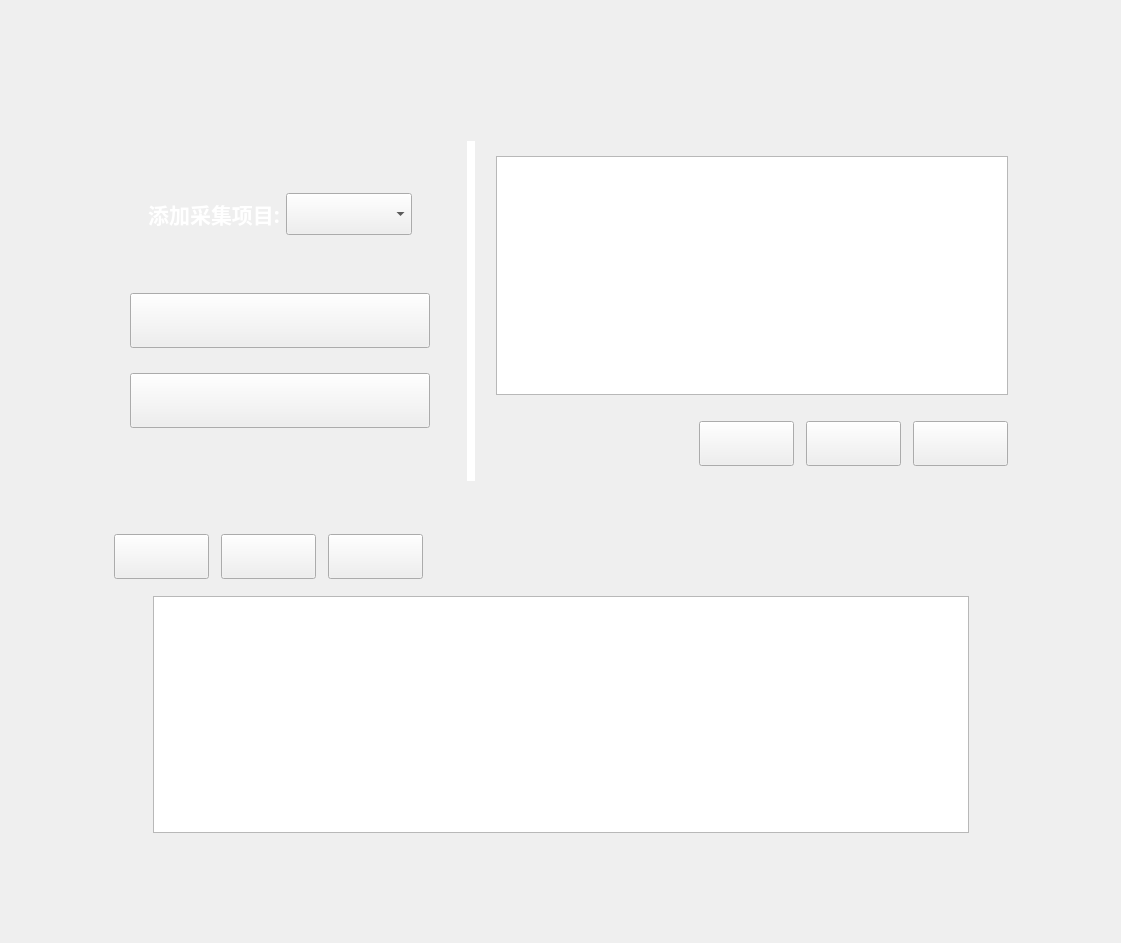
<?xml version="1.0" encoding="UTF-8"?>
<ui version="4.0">
 <class>Form_dataCollect</class>
 <widget class="QWidget" name="Form_dataCollect">
  <property name="geometry">
   <rect>
    <x>0</x>
    <y>0</y>
    <width>1121</width>
    <height>943</height>
   </rect>
  </property>
  <property name="windowTitle">
   <string>Form</string>
  </property>
  <layout class="QGridLayout" name="gridLayout_2" rowstretch="1,12,1">
   <property name="verticalSpacing">
    <number>0</number>
   </property>
   <item row="0" column="0">
    <layout class="QHBoxLayout" name="horizontalLayout_2">
     <item>
      <spacer name="horizontalSpacer_5">
       <property name="orientation">
        <enum>Qt::Horizontal</enum>
       </property>
       <property name="sizeHint" stdset="0">
        <size>
         <width>40</width>
         <height>20</height>
        </size>
       </property>
      </spacer>
     </item>
     <item>
      <widget class="QLabel" name="label_collect_title">
       <property name="minimumSize">
        <size>
         <width>474</width>
         <height>76</height>
        </size>
       </property>
       <property name="maximumSize">
        <size>
         <width>474</width>
         <height>76</height>
        </size>
       </property>
       <property name="text">
        <string/>
       </property>
       <property name="alignment">
        <set>Qt::AlignBottom|Qt::AlignHCenter</set>
       </property>
       <property name="margin">
        <number>0</number>
       </property>
      </widget>
     </item>
     <item>
      <spacer name="horizontalSpacer_2">
       <property name="orientation">
        <enum>Qt::Horizontal</enum>
       </property>
       <property name="sizeHint" stdset="0">
        <size>
         <width>40</width>
         <height>20</height>
        </size>
       </property>
      </spacer>
     </item>
    </layout>
   </item>
   <item row="1" column="0">
    <layout class="QGridLayout" name="gridLayout" rowstretch="1,1" columnstretch="1,12,1">
     <property name="topMargin">
      <number>45</number>
     </property>
     <property name="horizontalSpacing">
      <number>0</number>
     </property>
     <property name="verticalSpacing">
      <number>20</number>
     </property>
     <item row="0" column="1">
      <widget class="QWidget" name="widget_param" native="true">
       <property name="acceptDrops">
        <bool>false</bool>
       </property>
       <property name="autoFillBackground">
        <bool>false</bool>
       </property>
       <property name="styleSheet">
        <string notr="true"/>
       </property>
       <layout class="QGridLayout" name="gridLayout_5" columnstretch="2,0,3">
        <item row="0" column="0">
         <layout class="QVBoxLayout" name="verticalLayout_3" stretch="1,2">
          <item>
           <layout class="QHBoxLayout" name="horizontalLayout_5" stretch="0,1,2,0">
            <property name="spacing">
             <number>6</number>
            </property>
            <property name="leftMargin">
             <number>9</number>
            </property>
            <property name="rightMargin">
             <number>9</number>
            </property>
            <item>
             <spacer name="horizontalSpacer_13">
              <property name="orientation">
               <enum>Qt::Horizontal</enum>
              </property>
              <property name="sizeHint" stdset="0">
               <size>
                <width>40</width>
                <height>20</height>
               </size>
              </property>
             </spacer>
            </item>
            <item>
             <widget class="QLabel" name="label">
              <property name="font">
               <font>
                <family>宋体</family>
                <pointsize>16</pointsize>
                <weight>75</weight>
                <bold>true</bold>
               </font>
              </property>
              <property name="styleSheet">
               <string notr="true">color: rgb(255, 255, 255);</string>
              </property>
              <property name="text">
               <string>添加采集项目:</string>
              </property>
              <property name="alignment">
               <set>Qt::AlignCenter</set>
              </property>
             </widget>
            </item>
            <item>
             <widget class="QComboBox" name="comboBox">
              <property name="minimumSize">
               <size>
                <width>0</width>
                <height>40</height>
               </size>
              </property>
              <property name="font">
               <font>
                <family>宋体</family>
                <pointsize>18</pointsize>
                <weight>50</weight>
                <bold>false</bold>
               </font>
              </property>
             </widget>
            </item>
            <item>
             <spacer name="horizontalSpacer_12">
              <property name="orientation">
               <enum>Qt::Horizontal</enum>
              </property>
              <property name="sizeHint" stdset="0">
               <size>
                <width>40</width>
                <height>20</height>
               </size>
              </property>
             </spacer>
            </item>
           </layout>
          </item>
          <item>
           <layout class="QHBoxLayout" name="horizontalLayout_6">
            <item>
             <spacer name="horizontalSpacer_10">
              <property name="orientation">
               <enum>Qt::Horizontal</enum>
              </property>
              <property name="sizeHint" stdset="0">
               <size>
                <width>40</width>
                <height>20</height>
               </size>
              </property>
             </spacer>
            </item>
            <item>
             <layout class="QVBoxLayout" name="verticalLayout_2" stretch="1,1">
              <property name="spacing">
               <number>25</number>
              </property>
              <item>
               <widget class="QPushButton" name="pushButton_start_collect">
                <property name="minimumSize">
                 <size>
                  <width>300</width>
                  <height>55</height>
                 </size>
                </property>
                <property name="maximumSize">
                 <size>
                  <width>300</width>
                  <height>55</height>
                 </size>
                </property>
                <property name="text">
                 <string/>
                </property>
               </widget>
              </item>
              <item>
               <widget class="QPushButton" name="pushButton_stop_collect">
                <property name="minimumSize">
                 <size>
                  <width>300</width>
                  <height>55</height>
                 </size>
                </property>
                <property name="maximumSize">
                 <size>
                  <width>300</width>
                  <height>55</height>
                 </size>
                </property>
                <property name="text">
                 <string/>
                </property>
               </widget>
              </item>
             </layout>
            </item>
            <item>
             <spacer name="horizontalSpacer_11">
              <property name="orientation">
               <enum>Qt::Horizontal</enum>
              </property>
              <property name="sizeHint" stdset="0">
               <size>
                <width>40</width>
                <height>20</height>
               </size>
              </property>
             </spacer>
            </item>
           </layout>
          </item>
         </layout>
        </item>
        <item row="0" column="1">
         <widget class="QLabel" name="label_2">
          <property name="minimumSize">
           <size>
            <width>8</width>
            <height>0</height>
           </size>
          </property>
          <property name="maximumSize">
           <size>
            <width>8</width>
            <height>16777215</height>
           </size>
          </property>
          <property name="styleSheet">
           <string notr="true">background-color: rgb(255, 255, 255);</string>
          </property>
          <property name="text">
           <string/>
          </property>
         </widget>
        </item>
        <item row="0" column="2">
         <layout class="QVBoxLayout" name="verticalLayout" stretch="9,1,1">
          <property name="spacing">
           <number>0</number>
          </property>
          <property name="leftMargin">
           <number>15</number>
          </property>
          <property name="topMargin">
           <number>15</number>
          </property>
          <property name="rightMargin">
           <number>15</number>
          </property>
          <property name="bottomMargin">
           <number>15</number>
          </property>
          <item>
           <widget class="QTableWidget" name="tableWidget_param"/>
          </item>
          <item>
           <spacer name="verticalSpacer_4">
            <property name="orientation">
             <enum>Qt::Vertical</enum>
            </property>
            <property name="sizeHint" stdset="0">
             <size>
              <width>20</width>
              <height>40</height>
             </size>
            </property>
           </spacer>
          </item>
          <item>
           <layout class="QHBoxLayout" name="horizontalLayout_4">
            <property name="spacing">
             <number>12</number>
            </property>
            <item>
             <spacer name="horizontalSpacer_9">
              <property name="orientation">
               <enum>Qt::Horizontal</enum>
              </property>
              <property name="sizeHint" stdset="0">
               <size>
                <width>40</width>
                <height>20</height>
               </size>
              </property>
             </spacer>
            </item>
            <item>
             <widget class="QPushButton" name="pushButton_param_add">
              <property name="minimumSize">
               <size>
                <width>95</width>
                <height>45</height>
               </size>
              </property>
              <property name="maximumSize">
               <size>
                <width>99</width>
                <height>47</height>
               </size>
              </property>
              <property name="text">
               <string/>
              </property>
             </widget>
            </item>
            <item>
             <widget class="QPushButton" name="pushButton_modify_para">
              <property name="minimumSize">
               <size>
                <width>95</width>
                <height>45</height>
               </size>
              </property>
              <property name="maximumSize">
               <size>
                <width>99</width>
                <height>47</height>
               </size>
              </property>
              <property name="text">
               <string/>
              </property>
             </widget>
            </item>
            <item>
             <widget class="QPushButton" name="pushButton_del_param">
              <property name="minimumSize">
               <size>
                <width>95</width>
                <height>45</height>
               </size>
              </property>
              <property name="maximumSize">
               <size>
                <width>99</width>
                <height>47</height>
               </size>
              </property>
              <property name="text">
               <string/>
              </property>
             </widget>
            </item>
           </layout>
          </item>
         </layout>
        </item>
       </layout>
      </widget>
     </item>
     <item row="1" column="2">
      <spacer name="horizontalSpacer_4">
       <property name="orientation">
        <enum>Qt::Horizontal</enum>
       </property>
       <property name="sizeHint" stdset="0">
        <size>
         <width>40</width>
         <height>20</height>
        </size>
       </property>
      </spacer>
     </item>
     <item row="0" column="0">
      <spacer name="horizontalSpacer_3">
       <property name="orientation">
        <enum>Qt::Horizontal</enum>
       </property>
       <property name="sizeHint" stdset="0">
        <size>
         <width>40</width>
         <height>20</height>
        </size>
       </property>
      </spacer>
     </item>
     <item row="1" column="1">
      <widget class="QWidget" name="widget_data" native="true">
       <property name="autoFillBackground">
        <bool>false</bool>
       </property>
       <property name="styleSheet">
        <string notr="true"/>
       </property>
       <layout class="QGridLayout" name="gridLayout_4" rowstretch="3,1,29,3">
        <property name="leftMargin">
         <number>9</number>
        </property>
        <property name="topMargin">
         <number>9</number>
        </property>
        <property name="bottomMargin">
         <number>9</number>
        </property>
        <property name="verticalSpacing">
         <number>9</number>
        </property>
        <item row="0" column="0">
         <layout class="QHBoxLayout" name="horizontalLayout_3">
          <property name="spacing">
           <number>12</number>
          </property>
          <property name="leftMargin">
           <number>15</number>
          </property>
          <property name="topMargin">
           <number>15</number>
          </property>
          <item>
           <widget class="QPushButton" name="pushButton_add_data">
            <property name="minimumSize">
             <size>
              <width>95</width>
              <height>45</height>
             </size>
            </property>
            <property name="maximumSize">
             <size>
              <width>99</width>
              <height>47</height>
             </size>
            </property>
            <property name="text">
             <string/>
            </property>
           </widget>
          </item>
          <item>
           <widget class="QPushButton" name="pushButton_modify_data">
            <property name="minimumSize">
             <size>
              <width>95</width>
              <height>45</height>
             </size>
            </property>
            <property name="text">
             <string/>
            </property>
           </widget>
          </item>
          <item>
           <widget class="QPushButton" name="pushButton_del_data">
            <property name="minimumSize">
             <size>
              <width>95</width>
              <height>45</height>
             </size>
            </property>
            <property name="text">
             <string/>
            </property>
           </widget>
          </item>
          <item>
           <spacer name="horizontalSpacer_6">
            <property name="orientation">
             <enum>Qt::Horizontal</enum>
            </property>
            <property name="sizeHint" stdset="0">
             <size>
              <width>40</width>
              <height>20</height>
             </size>
            </property>
           </spacer>
          </item>
         </layout>
        </item>
        <item row="2" column="0">
         <layout class="QGridLayout" name="gridLayout_3" columnstretch="1,15,1">
          <property name="verticalSpacing">
           <number>0</number>
          </property>
          <item row="0" column="1">
           <widget class="QTableWidget" name="tableWidget_Data">
            <property name="styleSheet">
             <string notr="true"/>
            </property>
            <property name="editTriggers">
             <set>QAbstractItemView::NoEditTriggers</set>
            </property>
            <property name="showGrid">
             <bool>true</bool>
            </property>
            <property name="gridStyle">
             <enum>Qt::SolidLine</enum>
            </property>
            <property name="cornerButtonEnabled">
             <bool>true</bool>
            </property>
           </widget>
          </item>
          <item row="0" column="0">
           <spacer name="horizontalSpacer_7">
            <property name="orientation">
             <enum>Qt::Horizontal</enum>
            </property>
            <property name="sizeHint" stdset="0">
             <size>
              <width>40</width>
              <height>20</height>
             </size>
            </property>
           </spacer>
          </item>
          <item row="0" column="2">
           <spacer name="horizontalSpacer_8">
            <property name="orientation">
             <enum>Qt::Horizontal</enum>
            </property>
            <property name="sizeHint" stdset="0">
             <size>
              <width>40</width>
              <height>20</height>
             </size>
            </property>
           </spacer>
          </item>
         </layout>
        </item>
        <item row="1" column="0">
         <spacer name="verticalSpacer_2">
          <property name="orientation">
           <enum>Qt::Vertical</enum>
          </property>
          <property name="sizeHint" stdset="0">
           <size>
            <width>20</width>
            <height>40</height>
           </size>
          </property>
         </spacer>
        </item>
        <item row="3" column="0">
         <spacer name="verticalSpacer_3">
          <property name="orientation">
           <enum>Qt::Vertical</enum>
          </property>
          <property name="sizeHint" stdset="0">
           <size>
            <width>20</width>
            <height>40</height>
           </size>
          </property>
         </spacer>
        </item>
       </layout>
      </widget>
     </item>
    </layout>
   </item>
   <item row="2" column="0">
    <spacer name="verticalSpacer">
     <property name="orientation">
      <enum>Qt::Vertical</enum>
     </property>
     <property name="sizeHint" stdset="0">
      <size>
       <width>20</width>
       <height>40</height>
      </size>
     </property>
    </spacer>
   </item>
  </layout>
 </widget>
 <resources/>
 <connections/>
</ui>
